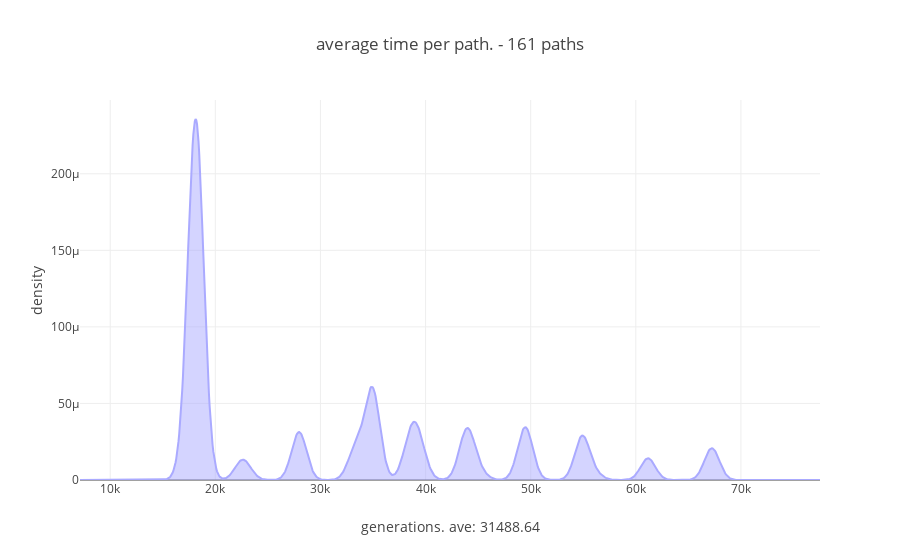

The notebook cell this image was saved under:
### Code cell
X= np.array(paths_vector).reshape(-1,1)
X_plot = np.linspace(min(paths_vector) - 10000, max(paths_vector) + 10000, 1000)[:, np.newaxis]

bandwidth = estimate_bandwidth(X, quantile=0.05, n_samples= len(X))

kde = KernelDensity(kernel='gaussian', bandwidth=bandwidth).fit(X)
log_dens = kde.score_samples(X_plot)

fig= [go.Scatter(x=X_plot[:, 0], y=np.exp(log_dens), 
                            mode='lines', fill='tozeroy',
                            line=dict(color='#AAAAFF', width=2))]

layout= go.Layout(
        title= 'average time per path. - {} paths'.format(len(paths_vector)),
        xaxis= dict(
            title= 'generations. ave: {}'.format(round(average_gen,2))
        ),
        yaxis= dict(
            title= 'density'
        )
    )

fig= go.Figure(data= fig, layout= layout)
iplot(fig)

### Figure 1 — Plotly figure (JSON) as saved in the notebook; plotly's stock layout.template omitted (floating-point values rounded to 4 significant figures; data arrays with more than 128 entries replaced by an {"elided": "..."} marker saying what was removed)
{"data": [{"fill": "tozeroy", "line": {"color": "#AAAAFF", "width": 2}, "mode": "lines", "type": "scatter", "uid": "19c825c4-086f-40cb-b6aa-0a645f4c3ece", "x": {"elided": "1000 float values"}, "y": {"elided": "1000 float values"}}], "layout": {"title": "average time per path. - 161 paths", "xaxis": {"title": "generations. ave: 31488.64"}, "yaxis": {"title": "density"}}}
